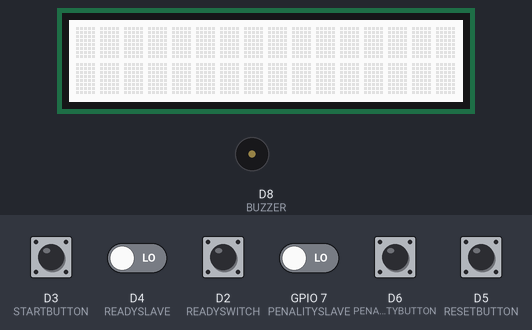
Bench run of a sketch on a simulated ESP8266 (NodeMCU). On the bench: 16×2 character LCD, buzzer (waves = sounding). The test bench sets the inputs (shaded band); at power-on: D2 (READYSWITCH), D3 (STARTBUTTON), D4 (READYSLAVE), D5 (RESETBUTTON), D6 (PENALITYBUTTON), GPIO 7 (PENALITYSLAVE) LOW.

Above: at 1.2 s.
1.3 s: D4 (READYSLAVE) driven HIGH
At 1.9 s:
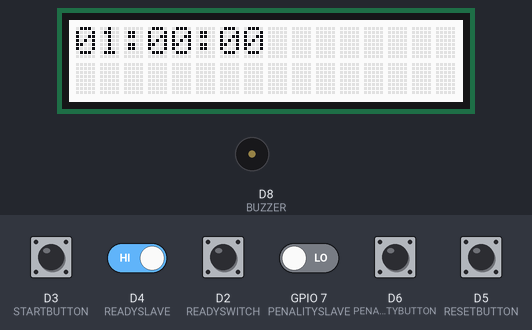
2.8 s: D3 (STARTBUTTON) pulled HIGH for 0.15 s
At 3.8 s:
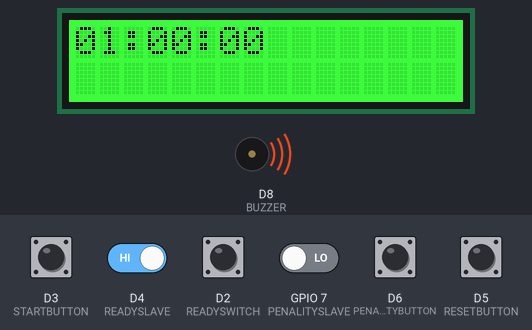
At 5.1 s:
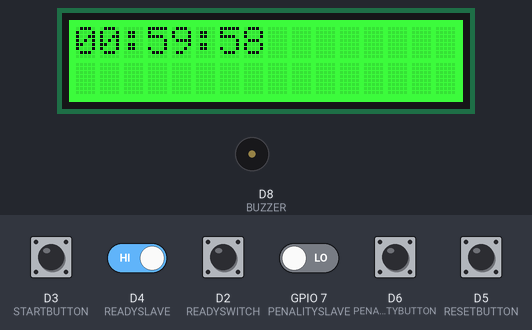
Timing chart, 0 to 6.6 s (numbered marks = the images above; inputs shaded):
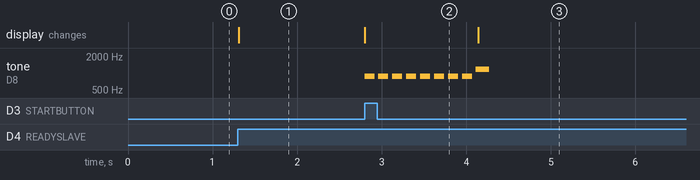

The sketch:

sketch_mar5d.ino
```cpp
#include "rgb_lcd.h"
#include <Chrono.h>

const unsigned long totalTime = 3600000;
unsigned long elapsed;
char timeString[9];
int ready = 0;
int reset = 0;
int error = 0;
int stop = 0;
int start = 0;

unsigned long penalityTime = 0;

Chrono myChrono;
rgb_lcd lcd;

const int READYSWITCH = D2;
const int READYSLAVE = 2;
const int STARTBUTTON = D3;
const int STOPBUTTON = D4;
const int STOPSLAVE = 4;
const int RESETBUTTON = D5;
const int PENALITYBUTTON = D6;
const int PENALITYSLAVE = 7;
const int BUZZER = D8;


bool isStopped = false;       // état du chrono
unsigned long stopTime = 0;   // temps écoulé quand le chrono est arrêté

void print();
void handleStart();
void handleStop();
void handleReset();
void handlePenality();
void playBuzzer(int f, int t);
void smartDelay(unsigned long ms);

void setup() {
  lcd.begin(16,2);
  myChrono.restart();
  pinMode(READYSWITCH, INPUT);
  pinMode(READYSLAVE, INPUT);
  pinMode(STARTBUTTON, INPUT);
  pinMode(STOPBUTTON, INPUT);
  pinMode(STOPSLAVE, INPUT);
  pinMode(RESETBUTTON, INPUT);
  pinMode(PENALITYBUTTON, INPUT);
  pinMode(PENALITYSLAVE, INPUT);
  pinMode(BUZZER, OUTPUT);
}

void playBuzzer(int f, int t){
  tone(BUZZER, f, t);
}

void loop() {
  if (!ready) {
    ready = digitalRead(READYSWITCH) | digitalRead(READYSLAVE);
    return;
  }

  print();
  if (!start) {
    start = digitalRead(STARTBUTTON);
    if (!start)
      return;
    handleStart();
  }
  if (!isStopped)
  {
    reset = digitalRead(RESETBUTTON);
    stop = digitalRead(STOPBUTTON) | digitalRead(STOPSLAVE);
    error = digitalRead(PENALITYBUTTON) | digitalRead(PENALITYSLAVE);

    handleReset();
    handlePenality();
    handleStop();
  }
  else
  {
    reset = digitalRead(RESETBUTTON);
    handleReset();

    return;
  }


  smartDelay(1000);
}

void print() {
  lcd.setCursor(0,0);

  // Calcul du temps écoulé
  unsigned long currentElapsed = (isStopped ? stopTime : myChrono.elapsed()) + penalityTime;

  // Tant que le chrono n'a pas encore été lancé, remaining vaut totalTime
  unsigned long remaining = (start == 0) ? totalTime : (currentElapsed >= totalTime ? 0 : totalTime - currentElapsed);

  int hours = remaining / 3600000;
  int minutes = (remaining % 3600000) / 60000;
  int seconds = (remaining % 60000) / 1000;

  sprintf(timeString, "%02d:%02d:%02d", hours, minutes, seconds);
  lcd.print(timeString);
  lcd.print(" ");
}

void handleStart() {
  myChrono.restart();
  start = 1;
  stop = 0;
  stopTime = 0;
}

void handleReset() {
  if (reset == HIGH) {
    myChrono.restart();
    lcd.setRGB(255,255,255);
    penalityTime = 0;
    isStopped = false;
    stopTime = 0;
    start = 0;
    stop = 0;
    lcd.clear();
  }
}

void handleStop() {
  if (stop == HIGH) {
    lcd.setRGB(00,255,00);
    stopTime = myChrono.elapsed();
    isStopped = true;
    playBuzzer(880, 120);
    delay(160);
    playBuzzer(1175,160);
  }
}

void handlePenality() {
  if (error) {
    penalityTime += 60000;
    lcd.setRGB(255,00,00);
    playBuzzer(200, 200);
    delay(280);
    playBuzzer(200, 300);
    delay(200);
    lcd.setRGB(255,255,255);
  }
}

void smartDelay(unsigned long ms) {
  unsigned long start = millis();

  while (millis() - start < ms) {

    reset = digitalRead(RESETBUTTON);
    stop = digitalRead(STOPBUTTON) | digitalRead(STOPSLAVE);
    error = digitalRead(PENALITYBUTTON) | digitalRead(PENALITYSLAVE);

    handleReset();
    handlePenality();
    handleStop();

    delay(5);
  }
}
```

Measured:
- after the input at 1.3 s, the display: changes at once (image 1)
- after the input at 2.8 s, tone on D8 (BUZZER): plays 880 Hz for 0.12 s, 880 Hz for 0.12 s, 880 Hz for 0.12 s, 880 Hz for 0.12 s, 880 Hz for 0.12 s, 880 Hz for 0.12 s … (9 notes in this stretch), starting at once; the display: changes at once (image 2)
